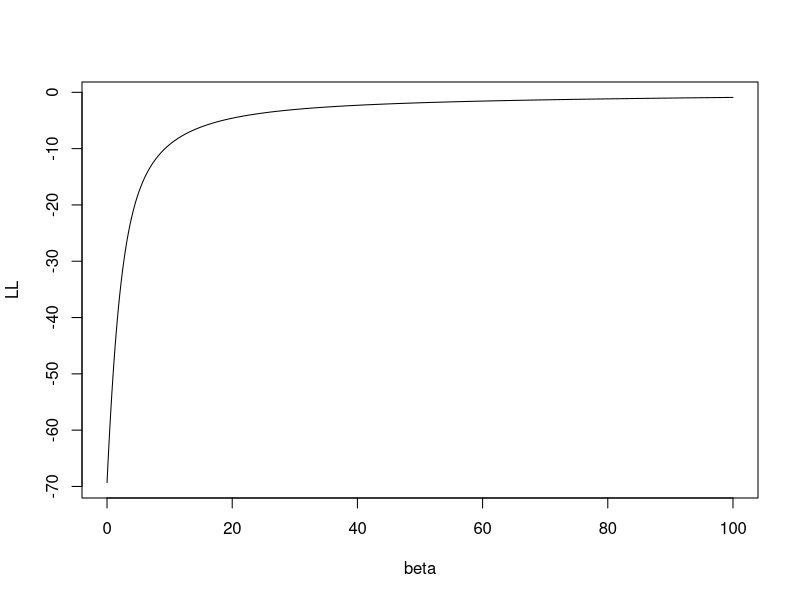
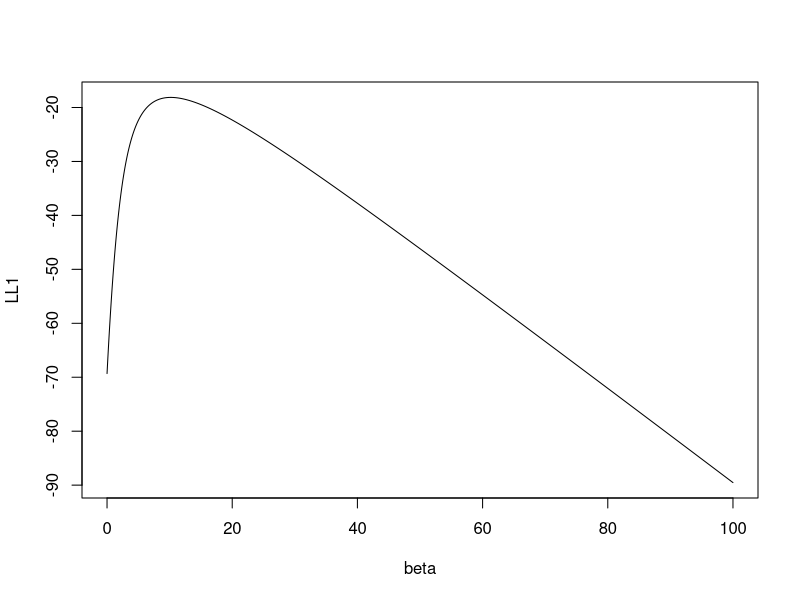

R code for these plots, in order:
## ---- chunk 1
n <- 100
set.seed(48967365)
X <- sample(c("A","B","C"),100,replace=TRUE)
Y <- rep(0,n)
set.seed(487365)
Y[X=="A"] <- rbinom(sum(X=="A"),size=1,prob=0.95)
set.seed(4878365)
Y[X=="B"] <- rbinom(sum(X=="B"),size=1,prob=0.95)
set.seed(4653965)
Y[X=="C"] <- rbinom(sum(X=="C"),size=1,prob=0.05)
Y <- factor(Y)
donnees<-data.frame(Y,X)
## ---- chunk 2
model1 <- glm(Y~X,data=donnees,family=binomial)
summary(model1)
## ---- chunk 3
model2 <- glm(Y~C(X,base=3),data=donnees,family=binomial)
summary(model2)
## ---- chunk 4
library(car)
Anova(model1,type=3,test.statistic="LR")
Anova(model2,type=3,test.statistic="LR")
## ---- chunk 5
set.seed(1234)
X <- c(runif(50,-1,0),runif(50,0,1))
set.seed(5678)
Y <- c(rep(0,50),rep(1,50))
df <- data.frame(X,Y)
## ---- chunk 6
beta <- seq(0,100,by=0.01)
log_vrais <- function(X,Y,beta){
  LV <- rep(0,length(beta))
  for (i in 1:length(beta)){
    Pbeta <- exp(beta[i]*X)/(1+exp(beta[i]*X))
    LV[i] <- sum(Y*X*beta[i]-log(1+exp(X*beta[i])))
#    gradln[i] <- t(Xb)%*%(Yb-Pbeta)
  }
  return(LV)
}
LL <- log_vrais(X,Y,beta)
plot(beta,LL,type="l")
## ---- chunk 7
model <- glm(Y~X-1,data=df,family="binomial")
model$coef
## ---- chunk 8
Y1 <- Y;Y1[1] <- 1
LL1 <- log_vrais(X,Y1,beta)
plot(beta,LL1,type="l")
model1 <- glm(Y1~X-1,family="binomial")
model1$coef
## ---- chunk 9
panne <- read.table("panne.txt",header=T)
head(panne)
## ---- chunk 10
model <- glm(etat~.,data=panne,family=binomial)
model
## ---- chunk 11
coef(model)
## ---- chunk 12
library(car)
Anova(model,type=3,test.statistic="Wald")
## ---- chunk 13
Anova(model,type=3,test.statistic="LR")
## ---- chunk 14
glm(etat~C(marque,base=3),data=panne,family="binomial")
